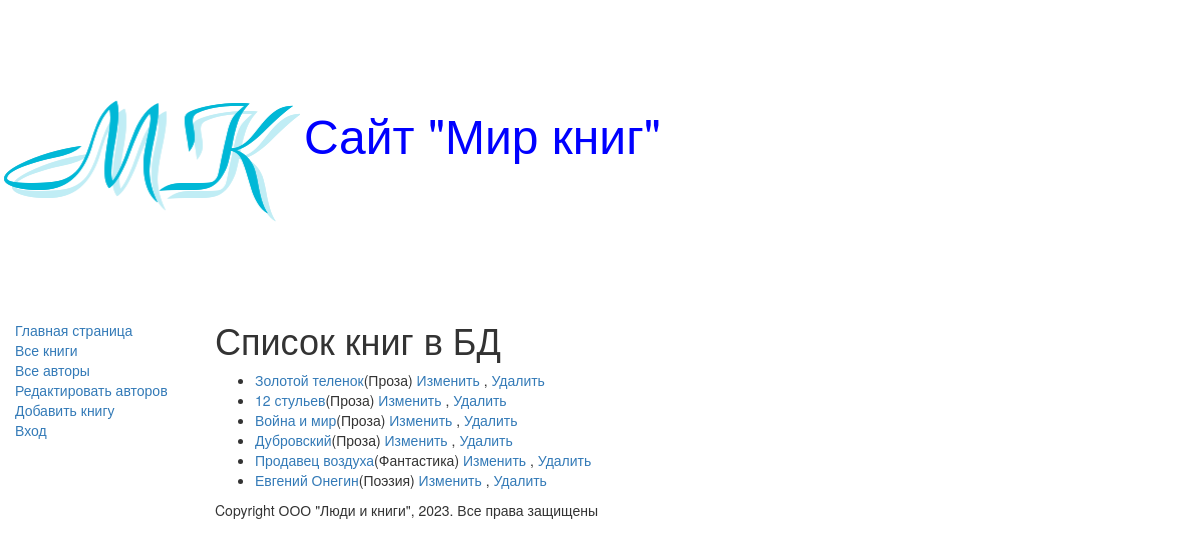
The page /books/ on the database its author committed.
### catalog/models.py (models this page shows, shortened)
class Book(models.Model):
    title = models.CharField(max_length=200,
                             help_text='Введите название книги',
                             verbose_name='Название книги')
    genre = models.ForeignKey('Genre', on_delete=models.CASCADE,
                              help_text='Выберите жанр книги',
                              verbose_name='Жанр книги', null=True)
    language = models.ForeignKey('Language',
                                 on_delete=models.CASCADE,
                                 help_text='Выберите язык книги',
                                 verbose_name='Язык книги', null=True)
    author = models.ManyToManyField('Author',
                                    help_text='Выберите автора книги',
                                    verbose_name='Автор книги')
    summary = models.TextField(max_length=1000,
                               help_text='Введите краткое описание книги',
                               verbose_name='Аннотация книги')
    isbn = models.CharField(max_length=13,
                            help_text='Должно содержать 13 символов',
                            verbose_name='ISBN книги')
    def display_author(self):
        return ', '.join([author.last_name for author in
                          self.author.all()])
    display_author.short_description = 'Авторы'
    def get_absolute_url(self):
        return reverse('book-detail', args=[self.id])

class Genre(models.Model):
    name = models.CharField(max_length=200,
                            help_text=' Введите жанр книги',
                            verbose_name='Жанр книги')
    def __str__(self):
        return self.name

### catalog/views.py (the view)
# urls.py: url(r'^books/$', views.BookListView.as_view(), name='books'),
class BookListView(generic.ListView):
    model = Book
    paginate_by = 10

### catalog/templates/catalog/book_list.html
{% extends "base_generic.html" %}
{% block content %}
    <h1>Список книг в БД</h1>
    {% if book_list %}
    <ul>
        {% for book in book_list %}
        <li>
            <a href="{{ book.get_absolute_url }}">{{ book.title }}</a>({{book.genre}})
            <a href="/book/update/{{book.id}}">Изменить</a> ,
            <a href="/book/delete/{{book.id}}">Удалить</a>
        </li>
        {% endfor %}
    </ul>
    {% else %}
        <p>В базе данных нет книг</p>
    {% endif %}
{% endblock %}

### catalog/templates/base_generic.html (shortened to what this page needs)
<!DOCTYPE html>
<html lang="en">
<head>
  <link rel="stylesheet"
        href="https://maxcdn.bootstrapcdn.com/bootstrap/3.3.7/css/bootstrap.min.css">
  {% load static %}
  <link rel="stylesheet" href="{%  static 'css/styles.css' %}">
  {% block head %}
    <img src="{% static 'images/logotip.jpg' %}"
    style="width:300px; height:300px;" align="absmiddle">
    <font size=7, color="blue">Сайт "Мир книг"</font>
  {% endblock %}
</head>
<body>
  <div class="container-fluid">
    <div class="row">
      <div class="col-sm-2">
      {% block sidebar %}
      <ul class="sidebar-nav">
          <li><a href="{% url 'index' %}">Главная страница</a></li>
          <li><a href="{% url 'books' %}">Все книги</a></li>
          <li><a href="{% url 'authors' %}">Все авторы</a></li>
          <li><a href="{% url 'authors_add' %}">Редактировать авторов</a></li>
          <li><a href="{% url 'book_create' %}">Добавить книгу</a></li>
        {% if user.is_authenticated %}
          <li>Пользователь: {{ user.get_username }}</li>
          <li><a href="{% url 'my-borrowed' %}">Мои заказы</a></li>
          <li><a href="{% url 'logout'%}?next={{request.path}}">Выход</a></li>
        {% else %}
          <li><a href="{% url 'login'%}?next={{request.path}}">Вход</a></li>
        {% endif %}
      </ul>
      {% endblock %}
      </div>
      <div class="col-sm-10 ">
      {% block content %}{% endblock %}
      {% block footer %}
        {% block copyright %}
        <p>Copyright ООО "Люди и книги", 2023. Все права защищены</p>
        {% endblock %}
      {% endblock %}
      </div>
    </div>
  </div>
</body>
</html>

### catalog/static/css/styles.css (style rules this page uses)
.sidebar-nav { margin-top: 20px; padding: 0; list-style: none; }

### rows shown on the page
Book: title "Золотой теленок", genre "Проза"
Book: title "12 стульев", genre "Проза"
Book: title "Война и мир", genre "Проза"
Book: title "Дубровский", genre "Проза"
Book: title "Продавец воздуха", genre "Фантастика"
Book: title "Евгений Онегин", genre "Поэзия"
